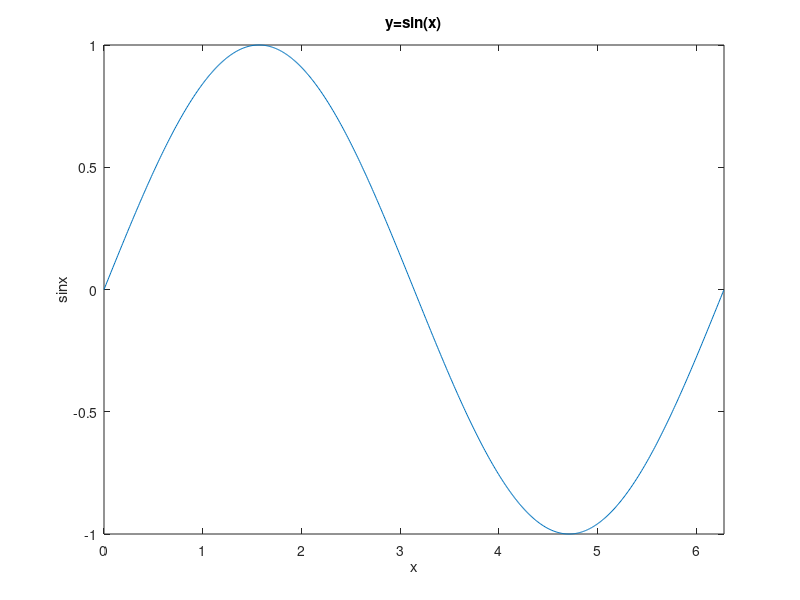

Source code (MATLAB):
%注释这样写
%% 
product = 1;
for i = 1 : 10
    product = product * i;
end
product

%% 
x = [0.1 0.9 20 2.5;]
sum = 0;
for i = 1 : 4
    sum = sum + x(i);
end
sum
%% 
x=0:0.01:2*pi;
y=sin(x);
figure
plot(x,y);
title('y=sin(x)')
xlabel('x')
ylabel("sinx")
xlim([0,2*pi])
